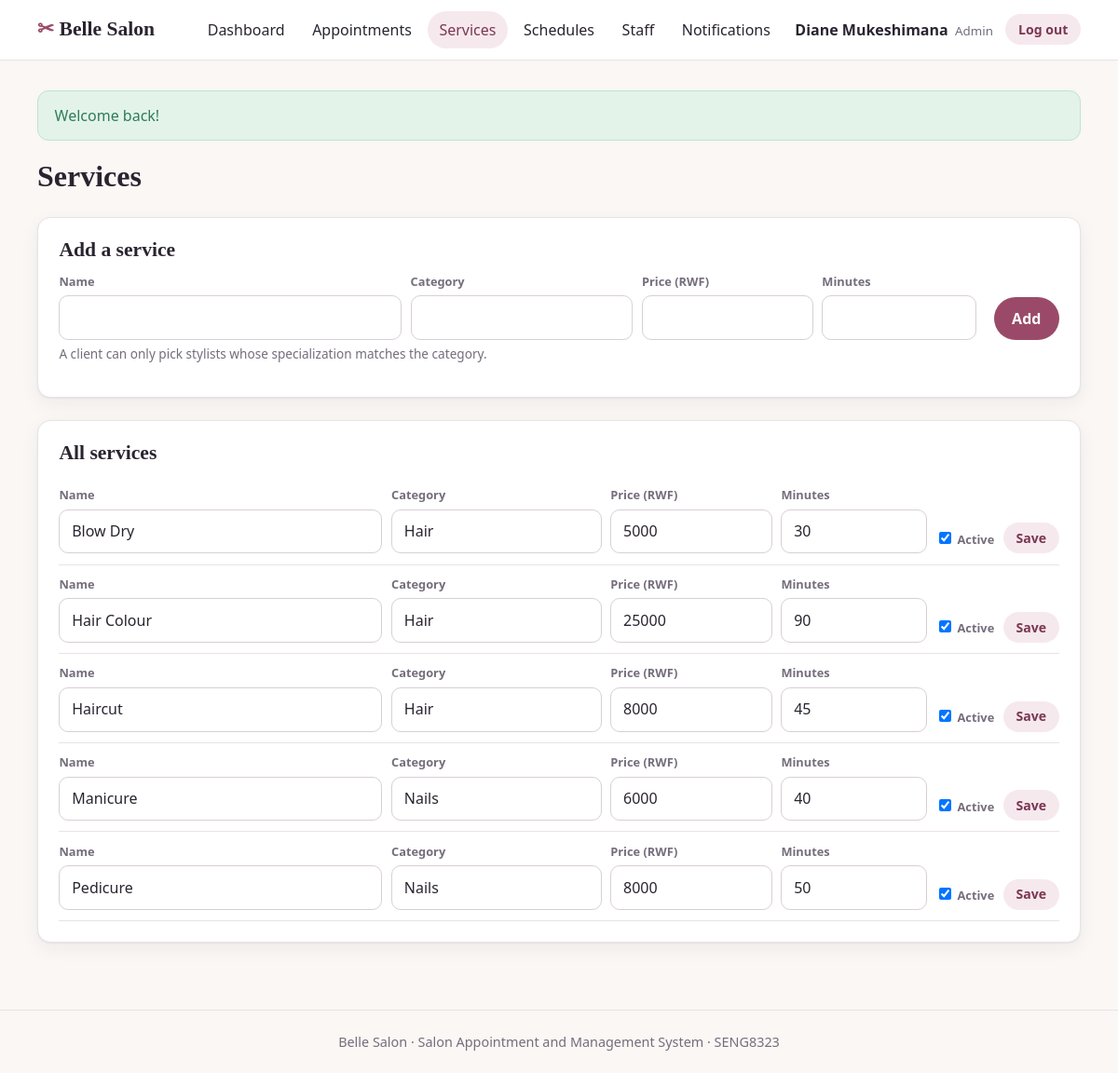
Screenshot of /admin/services.php (signed in) with the database file from the repository.
### tables this page shows
CREATE TABLE users (
  user_id       INT AUTO_INCREMENT PRIMARY KEY,
  name          VARCHAR(100) NOT NULL,
  email         VARCHAR(150) NOT NULL UNIQUE,
  phone         VARCHAR(30)  NOT NULL DEFAULT '',
  password_hash VARCHAR(255) NOT NULL,           
  role          VARCHAR(10)  NOT NULL,           
  created_at    DATETIME     NOT NULL
);

CREATE TABLE services (
  service_id       INT AUTO_INCREMENT PRIMARY KEY,
  name             VARCHAR(100) NOT NULL,
  category         VARCHAR(50)  NOT NULL,
  price            DECIMAL(10,2) NOT NULL,
  duration_minutes INT NOT NULL,
  is_active        TINYINT NOT NULL DEFAULT 1    
);

### includes/functions.php (called while the page is built, shortened)
<?php
function h($value): string
{
    return htmlspecialchars((string)$value, ENT_QUOTES, 'UTF-8');
}
function url(string $path = ''): string
{
    return BASE_URL . '/' . ltrim($path, '/');
}

### includes/db.php (called while the page is built, shortened)
<?php
function db(): PDO
{
    static $pdo = null;
    if ($pdo !== null) {
        return $pdo;
    }
    $dsn  = getenv('SALON_DSN') ?: 'mysql:host=' . DB_HOST . ';dbname=' . DB_NAME . ';charset=utf8mb4';
    $user = getenv('SALON_DSN') ? null : DB_USER;
    $pass = getenv('SALON_DSN') ? null : DB_PASS;
    try {
        $pdo = new PDO($dsn, $user, $pass, [
            PDO::ATTR_ERRMODE            => PDO::ERRMODE_EXCEPTION,
            PDO::ATTR_DEFAULT_FETCH_MODE => PDO::FETCH_ASSOC,
        ]);
    } catch (PDOException $e) {
        http_response_code(500);
        exit('<!doctype html><meta charset="utf-8"><body style="font-family:sans-serif;max-width:560px;margin:60px auto">'
           . '<h2>Cannot reach the database</h2>'
           . '<ol><li>Open the XAMPP Control Panel and <b>start MySQL</b>.</li>'
           . '<li>Open <code>http://localhost/phpmyadmin</code> and <b>import</b> <code>database/salon.sql</code>.</li>'
           . '<li>Check the settings in <code>includes/config.php</code>.</li></ol></body>');
    }
    return $pdo;
}

### includes/auth.php (called while the page is built, shortened)
<?php
function current_user(bool $reload = false): ?array
{
    static $user = false;
    if ($user === false) {
        $user = null;
        if (!empty($_SESSION['uid'])) {
            $st = db()->prepare('SELECT user_id, name, email, phone, role FROM users WHERE user_id = ?');
            $st->execute([$_SESSION['uid']]);
            $user = $st->fetch() ?: null;
        }
    }
    return $user;
}
function require_login(): array
{
    $user = current_user();
    return $user;
}
function require_role(string $role): array
{
    $user = require_login();
    return $user;
}
function home_for(string $role): string
{
    if ($role === 'admin') return 'admin/dashboard.php';
    return 'client/dashboard.php';
}

### admin/services.php (the view, shortened to what this page needs)
<?php
$me     = require_role('admin');
$active = 'services';
$pdo    = db();
$services = $pdo->query('SELECT * FROM services ORDER BY category, name')->fetchAll();
require __DIR__ . '/../includes/header.php';
?>
<div class="page-head"><h1>Services</h1></div>
<div class="card">
  <h2>Add a service</h2>
  <form method="post" class="svc-row">
    <div><label>Name</label><input type="text" name="name" required></div>
    <div><label>Category</label><input type="text" name="category" list="cats" required></div>
    <div><label>Price (RWF)</label><input type="number" name="price" min="1" step="1" required></div>
    <div><label>Minutes</label><input type="number" name="duration" min="10" max="480" step="5" required></div>
    <div></div><button class="btn">Add</button>
  </form>
  <p class="hint">A client can only pick stylists whose specialization matches the category.</p>
</div>
<div class="card">
  <h2>All services</h2>
  <?php foreach ($services as $s): ?>
    <form method="post" class="svc-row" style="padding:.7rem 0;border-bottom:1px solid var(--line)">
      <div><label>Name</label><input type="text" name="name" value="<?= h($s['name']) ?>" required></div>
      <div><label>Category</label><input type="text" name="category" value="<?= h($s['category']) ?>" list="cats" required></div>
      <div><label>Price (RWF)</label><input type="number" name="price" value="<?= h((int)$s['price']) ?>" min="1" required></div>
      <div><label>Minutes</label><input type="number" name="duration" value="<?= (int)$s['duration_minutes'] ?>" min="10" max="480" step="5" required></div>
      <div><label><input type="checkbox" name="is_active" <?= $s['is_active'] ? 'checked' : '' ?>> Active</label></div>
      <button class="btn btn-small btn-light">Save</button>
    </form>
  <?php endforeach; ?>
</div>
<?php require __DIR__ . '/../includes/footer.php'; ?>

### includes/header.php (shortened to what this page needs)
<?php
$me     = current_user();
$active = $active ?? '';
$menus = [
    'guest'  => ['home' => ['Home', 'index.php'], 'login' => ['Log in', 'login.php'], 'register' => ['Register', 'register.php']],
    'client' => ['appointments' => ['My appointments', 'client/dashboard.php'], 'book' => ['Book', 'client/book.php']],
    'staff'  => ['schedule' => ['My schedule', 'staff/schedule.php']],
    'admin'  => ['dashboard' => ['Dashboard', 'admin/dashboard.php'], 'appointments' => ['Appointments', 'admin/appointments.php'],
                 'services' => ['Services', 'admin/services.php'], 'schedules' => ['Schedules', 'admin/schedules.php'],
                 'staff' => ['Staff', 'admin/staff.php']],
];
$menu = $menus[$me['role'] ?? 'guest'];
?>
<!doctype html>
<html lang="en">
<head>
  <link rel="stylesheet" href="<?= h(url('assets/css/style.css')) ?>">
</head>
<body>
<header class="topbar">
  <div class="container topbar-inner">
    <a class="brand" href="<?= h(url($me ? home_for($me['role']) : 'index.php')) ?>"><span class="brand-mark">✂</span> <?= h(SALON_NAME) ?></a>
    <nav class="nav">
      <?php foreach ($menu as $key => [$label, $link]): ?>
        <a href="<?= h(url($link)) ?>" class="<?= $active === $key ? 'active' : '' ?>"><?= h($label) ?></a>
      <?php endforeach; ?>
      <?php if ($me): $n = unread_count((int)$me['user_id']); ?>
        <a href="<?= h(url('notifications.php')) ?>" class="<?= $active === 'notifications' ? 'active' : '' ?>">Notifications<?php if ($n): ?> <span class="pill"><?= $n ?></span><?php endif; ?></a>
        <span class="nav-user"><?= h($me['name']) ?> <small><?= h($me['role']) ?></small></span>
        <a class="btn btn-small btn-light" href="<?= h(url('logout.php')) ?>">Log out</a>
      <?php endif; ?>
    </nav>
  </div>
</header>
<main class="container page">
<?php foreach ($_SESSION['flash'] ?? [] as $f): ?>
  <div class="alert alert-<?= h($f['type']) ?>"><?= h($f['msg']) ?></div>
<?php endforeach; unset($_SESSION['flash']); ?>

### assets/css/style.css (style rules this page uses)
:root { --bg: #faf7f5; --card: #ffffff; --ink: #2a2430; --muted: #756d7c; --line: #e9e2e6; --accent: #9a4a68; --accent-d: #7b3752; --accent-l: #f6e9ee; --gold: #c39a5b; --green: #2f7d57; --green-l: #e3f3ea; --red: #b33a3a; --red-l: #fbe7e7; --amber: #9a6a12; --amber-l: #fbf0d9; --blue: #2b5f93; --blue-l: #e4eef9; --radius: 14px; --shadow: 0 1px 2px rgba(42,36,48,.06), 0 6px 20px rgba(42,36,48,.06); }
* { box-sizing: border-box; }
body { margin: 0; background: var(--bg); color: var(--ink); line-height: 1.55; font-family: "Segoe UI", system-ui, -apple-system, Roboto, Helvetica, Arial, sans-serif; }
h1, h2, h3 { font-family: Georgia, "Times New Roman", serif; line-height: 1.2; margin: 0 0 .5em; }
h1 { font-size: 2rem; }
h2 { font-size: 1.35rem; }
a { color: var(--accent); }
p { margin: 0 0 1em; }
small, .muted { color: var(--muted); }
.container { width: min(1120px, 100% - 2rem); margin-inline: auto; }
.topbar { background: var(--card); border-bottom: 1px solid var(--line); position: sticky; top: 0; z-index: 10; }
.topbar-inner { display: flex; align-items: center; justify-content: space-between; gap: 1rem; min-height: 64px; }
.brand { font-family: Georgia, serif; font-size: 1.35rem; font-weight: 700; color: var(--ink); text-decoration: none; }
.brand-mark { color: var(--accent); }
.nav { display: flex; align-items: center; gap: .25rem; flex-wrap: wrap; }
.nav > a:not(.btn) { color: var(--ink); text-decoration: none; padding: .45rem .8rem; border-radius: 999px; font-weight: 500; }
.nav > a.active { background: var(--accent-l); color: var(--accent-d); }
.nav-user { padding: 0 .6rem; font-weight: 600; }
.nav-user small { text-transform: capitalize; font-weight: 400; margin-left: .2rem; }
.page { padding: 2rem 0 3rem; min-height: 70vh; }
.page-head { display: flex; align-items: flex-end; justify-content: space-between; gap: 1rem; flex-wrap: wrap; margin-bottom: 1.5rem; }
.page-head h1 { margin: 0; }
.card { background: var(--card); border: 1px solid var(--line); border-radius: var(--radius); box-shadow: var(--shadow); padding: 1.4rem; margin-bottom: 1.5rem; }
.card > h2:first-child, .card > h3:first-child { margin-top: 0; }
.btn { display: inline-block; border: 0; cursor: pointer; font: inherit; font-weight: 600; text-decoration: none; background: var(--accent); color: #fff; padding: .65rem 1.2rem; border-radius: 999px; transition: background .15s, transform .05s; }
.btn-light { background: var(--accent-l); color: var(--accent-d); }
.btn-small { padding: .35rem .85rem; font-size: .88rem; }
label { display: block; font-weight: 600; margin-bottom: .3rem; font-size: .93rem; }
input[type=text], input[type=email], input[type=password], input[type=number], input[type=date], input[type=time], select, textarea { width: 100%; font: inherit; padding: .65rem .8rem; border: 1px solid #d8cfd6; border-radius: 10px; background: #fff; color: var(--ink); }
.hint { color: var(--muted); font-size: .85rem; margin-top: .25rem; }
.alert { padding: .85rem 1.1rem; border-radius: 12px; margin-bottom: 1.2rem; border: 1px solid transparent; }
.alert-success { background: var(--green-l); color: var(--green); border-color: #bfe3cf; }

### admin/services.php (style rules this page uses)
.svc-row { display: grid; grid-template-columns: 2fr 1.3fr 1fr .9fr auto auto; gap: .6rem; align-items: end; }
.svc-row label { font-size: .8rem; color: var(--muted); }

### rows the page displays
users: name "Diane Mukeshimana", role "Admin"
services: name "Blow Dry", category "Hair", price "5000", duration "30", is_active "☑"
services: name "Hair Colour", category "Hair", price "25000", duration "90", is_active "☑"
services: name "Haircut", category "Hair", price "8000", duration "45", is_active "☑"
services: name "Manicure", category "Nails", price "6000", duration "40", is_active "☑"
services: name "Pedicure", category "Nails", price "8000", duration "50", is_active "☑"

### other values shown
SALON_NAME "Belle Salon"
$label "Dashboard"
$label "Appointments"
$label "Services"
$label "Schedules"
$label "Staff"
$f['msg'] "Welcome back!"
